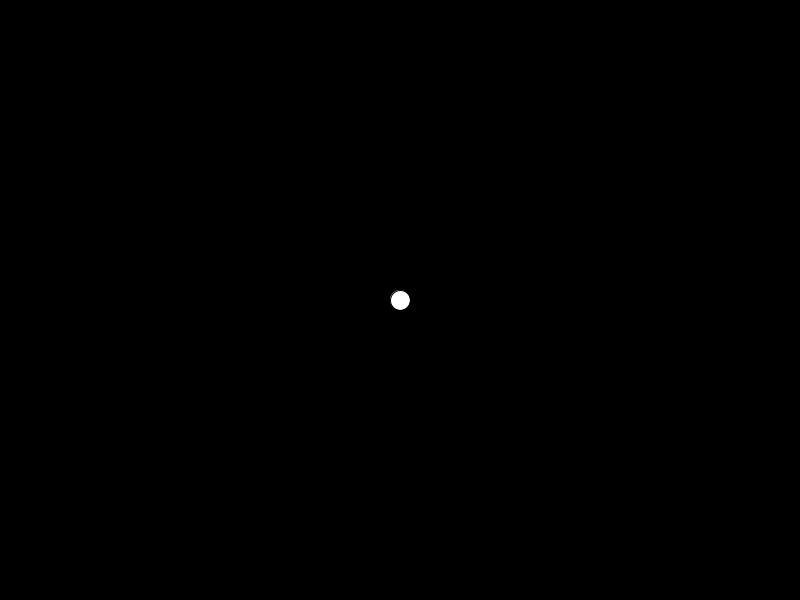
Frame 1 (no input)
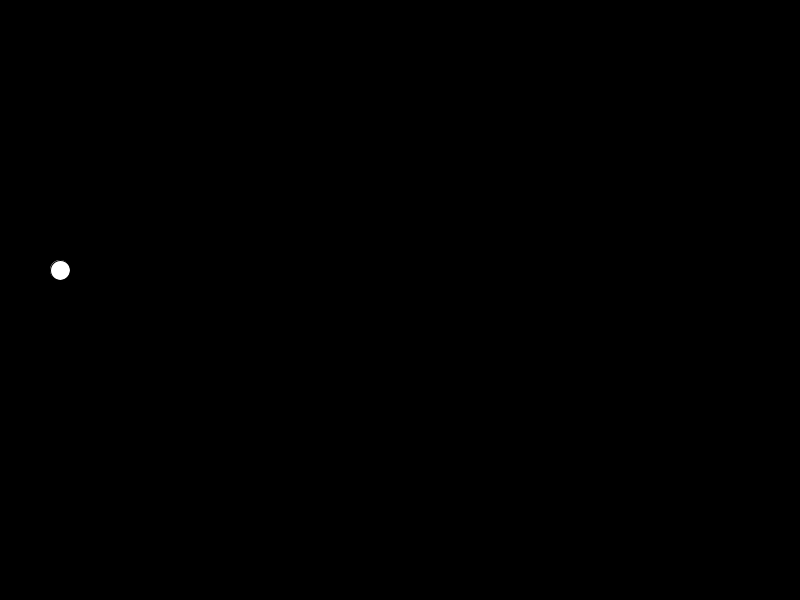
Frame 60 (the mouse pressed at the canvas centre just before this capture)
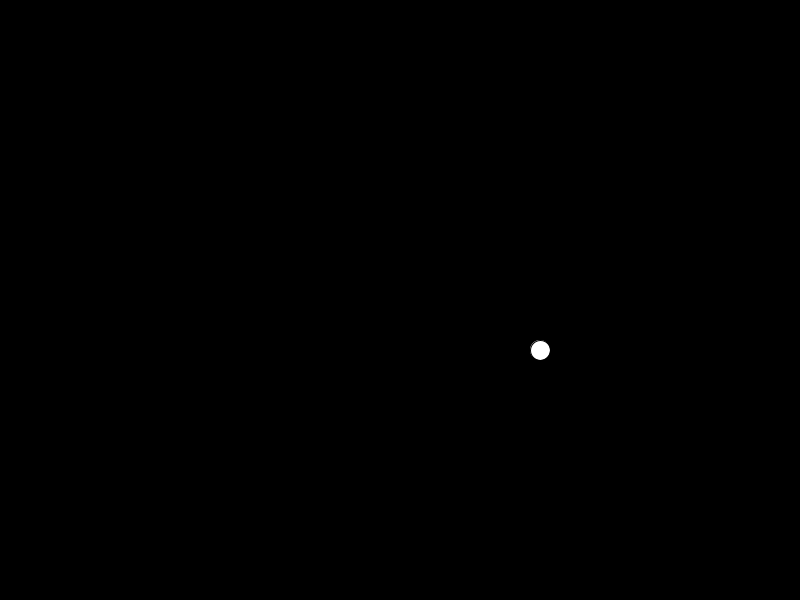
Frame 120 (the mouse held since frame 60 and released just before this capture)

The Processing sketch that drew these frames (run headless with seeded random() and noise(); from frame 60 on, the mouse is pressed at the canvas centre):

// Processing sketch: sketch_261008a
// ── sketch_261008a.pde
float x = 0;
float y = 0;
float dx = 20;
float dy = 10;

void setup()
{
  size(800, 600);
  x = width/2.0;
  y = height/2.0;
}

void draw()
{
  background(0);
  circle(x, y, 20);
  x = x + dx;
  if(x > width) dx = -dx;
  if(x < 0) dx = -dx;
  y = y - dy;
  if(y > height) dy = -dy;
  if(y < 0) dy = -dy;
}
